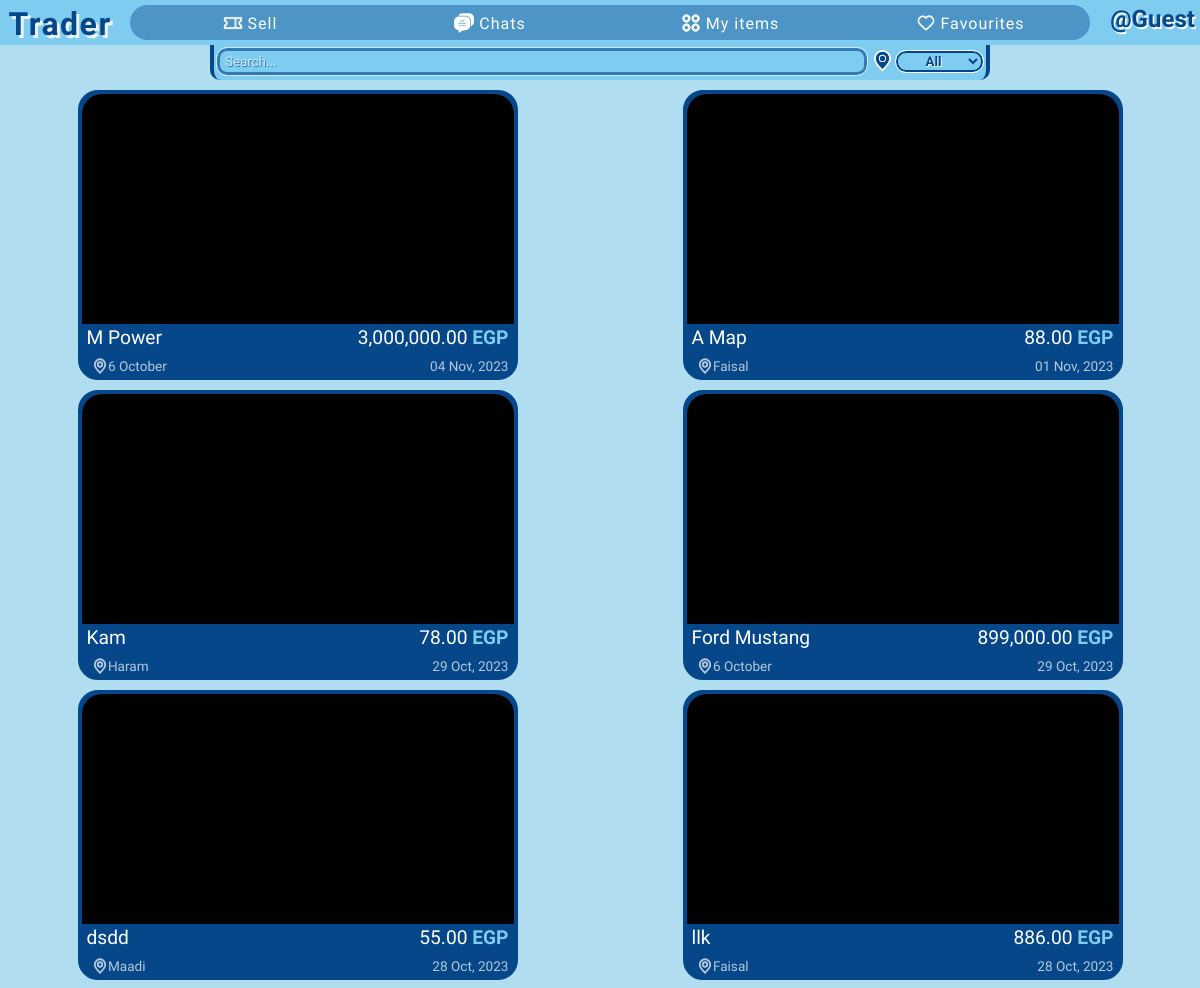
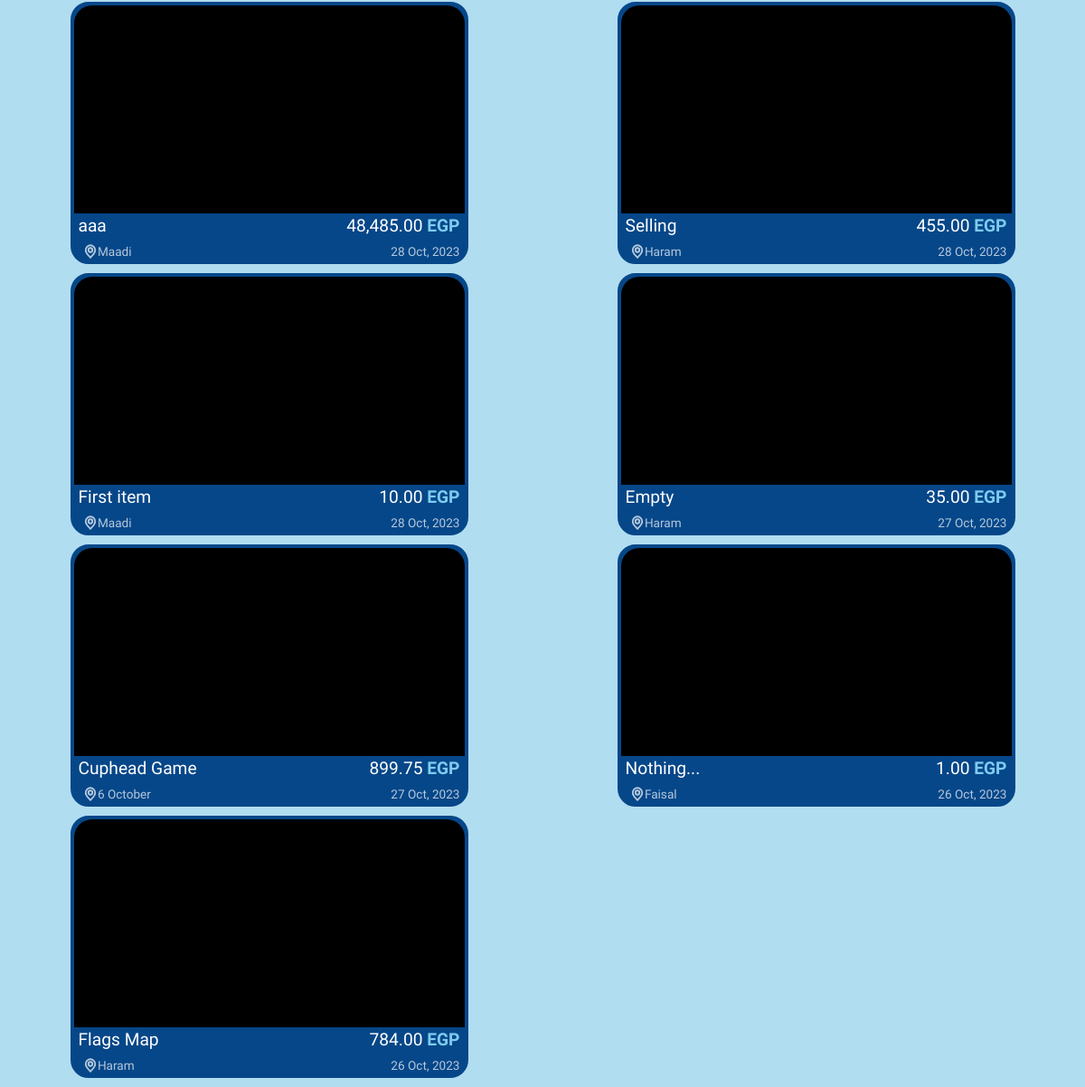
The page / on the database its author committed (2 pictures, top to bottom).
### app/models.py (models this page shows)
class Item(db.Model):
    id = db.Column(db.Integer, primary_key=True)  # Item ID
    title = db.Column(db.String(100), nullable=False)  # Item title
    description = db.Column(db.Text, nullable=False)  # Item description
    location = db.Column(db.String(100), nullable=False)  # Item location
    price = db.Column(db.Float, default=0, nullable=False)  # Item price
    is_sold = db.Column(db.Boolean, default=False)  # Is item sold?
    created_at = db.Column(db.DateTime)  # Item creation timestamp
    owner = db.Column(db.Integer, db.ForeignKey("user.id"), nullable=False)  # Owner of the item
    images = db.relationship('Image', backref='images_set', lazy=True)  # Images associated with the item
    chats = db.relationship('Chat', backref='chats_set', lazy=True)  # Chats related to the item

### app/routes.py (the view)
@app.get("/")
def index():
    items = Item.query.filter_by(is_sold=False).order_by(Item.created_at.desc()).all()
    return render_template("index.html", items=items)

### app/cust_formatting.py (called while the page is built)
def price_format(float):
    return '{:,.2f}'.format(float)

### app/templates/index.html (shortened to what this page needs)
{% extends 'base.html' %}
{% block head %}
    <link rel="stylesheet" href="{{ url_for('static', filename='css/index.css') }}">
    <link rel="stylesheet" href="{{ url_for('static', filename='css/partials/item.css') }}">
{% endblock %}
{% block search_location %}
    {% include 'partials/search-location.html' %}
{% endblock %}
{% block content %}
    <div class="items-cont">
        {% for item in items %}
            {% include "partials/item.html" %}
        {% endfor %}
    </div>
{% endblock %}

### app/templates/partials/item.html (shortened to what this page needs)
<div class="single-item-cont location-{% if item.location == '6 October' %}october{% else %}{{ item.location|lower }}{% endif %}" id="item-{{ item.id }}">
    <a class="item" href="{{ url_for('single_item', item_id=item.id) }}">
        <div class="img-cont">
        </div>
        <div class="upper">
            <div class="item-title">{{ item.title }}</div>
            <div class="item-price">{{ price_format(item.price) }} <span class="egp">EGP</span></div>
        </div>
        <div class="lower">
            <div class="item-location">
                {{ item.location }}
            </div>
            <div>{{ date_format(item.created_at) }}</div>
        </div>
    </a>
</div>

### app/static/css/base.css (style rules this page uses)
* { font-family: 'Varela Round', serif; box-sizing: border-box; margin: 0; padding: 0; font-size: bolder; }
body { background-color: #B1DDF1; color: white; height: 100vh; }

### app/static/css/partials/item.css (style rules this page uses)
.items-cont { display: grid; grid-template-columns: repeat(auto-fill, minmax(450px, 1fr)); gap: 10px 10px; padding: 10px 0; }
.single-item-cont { position: relative; width: 440px; margin: auto; transition: transform 0.3s; }
.item { position: relative; display: flex; flex-direction: column; justify-content: space-between; text-decoration: none; color: white; width: 440px; height: 290px; background-color: #064789; border-radius: 20px; border: 4px solid #064789; cursor: pointer; overflow: hidden; }
.img-cont { border-radius: 20px 20px 0 0; position: relative; background-color: black; overflow: hidden; height: 85%; }
.upper, .lower { display: flex; justify-content: space-between; align-items: baseline; padding: 2px 5px; }
.upper { font-size: 1.2rem; }
span.egp { color: #7eccf0; font-weight: bolder; }
.lower { font-size: 0.85rem; opacity: 0.7; }
.lower svg { position: relative; top: 3.5px; left: 4px; }

### rows shown on the page
Item: title "M Power", price "3,000,000.00", location "6 October", created_at "04 Nov, 2023"
Item: title "A Map", price "88.00", location "Faisal", created_at "01 Nov, 2023"
Item: title "Kam", price "78.00", location "Haram", created_at "29 Oct, 2023"
Item: title "Ford Mustang", price "899,000.00", location "6 October", created_at "29 Oct, 2023"
Item: title "dsdd", price "55.00", location "Maadi", created_at "28 Oct, 2023"
Item: title "llk", price "886.00", location "Faisal", created_at "28 Oct, 2023"
Item: title "aaa", price "48,485.00", location "Maadi", created_at "28 Oct, 2023"
Item: title "Selling", price "455.00", location "Haram", created_at "28 Oct, 2023"
Item: title "First item", price "10.00", location "Maadi", created_at "28 Oct, 2023"
Item: title "Empty", price "35.00", location "Haram", created_at "27 Oct, 2023"
Item: title "Cuphead Game", price "899.75", location "6 October", created_at "27 Oct, 2023"
Item: title "Nothing...", price "1.00", location "Faisal", created_at "26 Oct, 2023"
Item: title "Flags Map", price "784.00", location "Haram", created_at "26 Oct, 2023"
